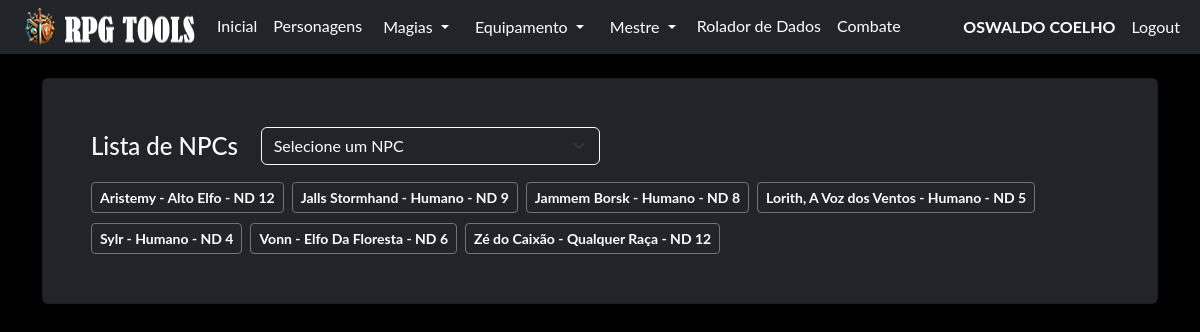
The page /npc/ (signed in) on the database as committed earlier.
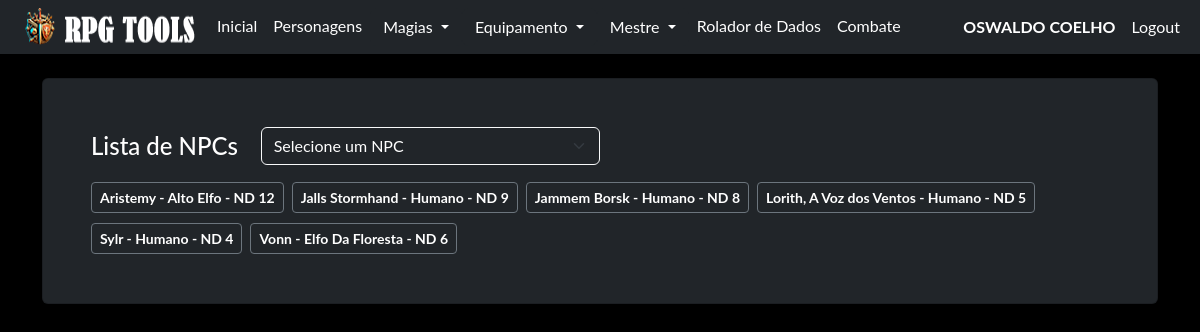
The same page on the database as committed later.
### model/user_model.py (models this page shows, shortened)
class User(db.Model, UserMixin):
    __tablename__ = "user"
    id = db.Column('id', db.Integer, primary_key=True)
    nome = db.Column('nome', db.String(150))
    sobrenome = db.Column('sobrenome', db.String(150))
    email = db.Column('email', db.String(50), unique=True)
    telefone = db.Column('telefone', db.String(15), unique=True, nullable=False)
    login = db.Column('login', db.String(50), unique=True, nullable=False)
    senha = db.Column('senha', db.String(550), nullable=False)
    tipo = db.Column('tipo', db.String(25), nullable=False, default="none")
    personagens = db.relationship("Personagem", foreign_keys=[Personagem.id_user], back_populates="user")

### model/personagens_model.py (models this page shows, shortened)
class Personagem(db.Model):
    __tablename__ = "personagens"
    id = db.Column(db.Integer, primary_key=True)
    id_user = db.Column(db.Integer, db.ForeignKey('user.id'))
    ficha = db.Column(db.JSON, nullable=False)
    nome = db.Column(db.String(150), nullable=False)
    tipo = db.Column(db.String(25), nullable=False, default="não informado")
    user = db.relationship("User", foreign_keys=[id_user], back_populates="personagens")
    @classmethod
    def npcs_id(cls, id_user, id=None):
        query = cls.query.filter_by(id_user=id_user, tipo="NPC")
        if id is not None:
            query = query.filter_by(id=id)
        query = query.order_by(cls.nome.asc())
        return query.all()

### routes/npc.py (the view)
@blueprint_npc.route('/', methods=['GET', 'POST'])
def npc_index():
    if request.method == 'GET':
        npcs = Personagem.npcs_id(id_user=current_user.id)
        return render_template('npc.html', npcs = npcs)
    if request.method == 'POST':
        return redirect('/')

### routes/login.py (called while the page is built)
@login_manager.user_loader
def get_user(id):
    return User.query.get(id)

### templates/npc.html (shortened to what this page needs)
{% extends 'base.html' %}
{% block conteudo %}
    {% if current_user.is_authenticated %}
    <div class="card shadow p-5 bg-dark text-white-50 no-margin">
        <div class="d-flex align-items-center mb-3">
            <h4 class="text-white col-md-2 mb-0">Lista de NPCs</h4>
            <div class="col-md-4">
                <select id="npc-select" class="form-select bg-dark text-white border-light">
                    <option value="" disabled selected>Selecione um NPC</option>
                </select>
            </div>
        </div>
        <div class="d-flex flex-wrap gap-2">
        {% for npc in npcs %}
        <p>
            <button type="button" class="btn btn-outline-secondary btn-sm" data-bs-toggle="modal" data-bs-target="#exampleModal{{ npc.id }}"> <strong class="text-white"> {{npc.ficha['nome']}} - {{npc.ficha['raca']}} - ND {{npc.ficha['nd']}}</strong> </button>
        </p>
        {% endfor %}
        </div>
    </div>
    <br>
    {% endif %}
{% endblock %}

### templates/base.html (shortened to what this page needs)
<!doctype html>
<html lang="pt-BR">
  <head>
    <link rel="stylesheet" href="{{ url_for('static', filename='css/bootstrap.min.css') }}">
    <link rel="stylesheet" href="{{ url_for('static', filename='css/custom.css') }}">
  </head>
  <body class="bg-black font_rpg">
    <nav class="navbar navbar-expand-lg navbar bg-dark"  data-bs-theme="dark">
        <div class="container-fluid">
            <ul class="navbar-nav">
              <img src="/static/imagem/logo35.png"/>
              {% if current_user.is_authenticated %}
              <li class="nav-item"><a class="nav-link active mb-0 h1 text-white" href="/">Inicial</a> </li>
              <li class="nav-item"><a class="nav-link active mb-0 h1 text-white" href="/pj/">Personagens</a> </li>
              <li class="nav-item">
                <div class="dropdown">
                  <button class="btn btn-dark dropdown-toggle" type="button" data-bs-toggle="dropdown" aria-expanded="false">
                    Magias
                  </button>
                </div>
              </li>
              <li class="nav-item">
                <div class="dropdown">
                  <button class="btn btn-dark dropdown-toggle" type="button" data-bs-toggle="dropdown" aria-expanded="false">
                    Equipamento
                  </button>
                </div>
              </li>
              <li class="nav-item">
                <div class="dropdown">
                  <button class="btn btn-dark dropdown-toggle" type="button" data-bs-toggle="dropdown" aria-expanded="false">
                    Mestre
                  </button>
                </div>
              </li>
              <li class="nav-item"><a class="nav-link active mb-0 h1 text-white" href="/rolador/">Rolador de Dados</a> </li>
              <li class="nav-item"><a class="nav-link active mb-0 h1 text-white" href="#">Combate</a> </li>
              {% endif %}
            </ul>
              <ul class="navbar-nav ms-auto">
              {% if current_user.is_authenticated %}
                <li class="nav-item"><p class="nav-link active mb-0 h1 text-white"><b> {{current_user.nome}} {{current_user.sobrenome}}</b></p> </li>
                <li class="nav-item"><a class="nav-link active mb-0 h1 text-white" href="/logout">Logout</a> </li>
              {% else %}
                <li class="nav-item"><a class="nav-link active mb-0 h1 text-white" href="/login">Login</a> </li>
                <li class="nav-item"><a class="nav-link active mb-0 h1 text-white" href="/login/register">Register</a> </li>
              {% endif %}
              </ul>
        </div>
    </nav>
    <div class="container">
      <br>
        {% block conteudo %}
        {% endblock %}
        <br>
    </div>
  </body>

### static/css/custom.css (style rules this page uses)
.font_rpg { font-family: "Lato", "Helvetica Neue", Helvetica, Arial, sans-serif; }
.no-margin p { margin-top: 1px; margin-bottom: 1px; }
::placeholder { color: #adb5bd; opacity: 1; }

Rows that differ between the two databases and show on the page:
removed Personagem: ficha.nome "Zé do Caixão", ficha.raca "Qualquer Raça", ficha.nd "12"
